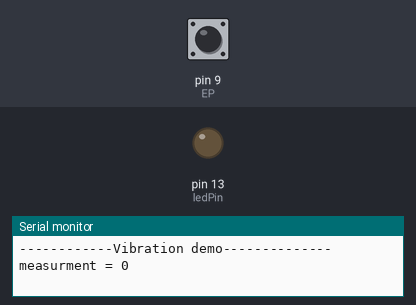
Simulated run of this sketch. Board: Arduino Uno, built with avr-gcc and run on an emulated ATmega328P. On the bench: output pins drawn as LEDs (lit = HIGH), the last lines printed to the serial monitor. The inputs (shaded band) are chosen by the test bench; at power-on: pin 9 (EP) LOW.

Above: at 1.2 s.
1.3 s: pin 9 (EP) pulsed HIGH 2 times (0.12 s each, 0.3 s apart)
At 2.4 s:
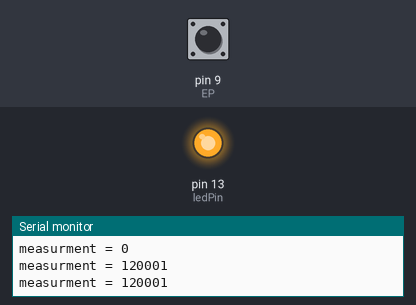
Timing chart, 0 to 4.3 s (numbered marks = the images above; inputs shaded):
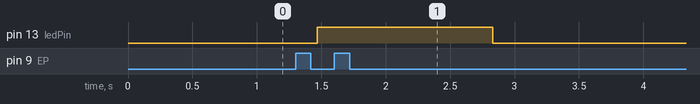

Measured:
- after the input at 1.3 s, pin 13 (ledPin): LOW → HIGH after 0.17 s, → LOW 1.4 s later

The sketch:

Vibration_led.ino
```cpp
int ledPin = 13;
int EP =9;

void setup(){
  pinMode(ledPin, OUTPUT);
  pinMode(EP, INPUT);
  Serial.begin(9600);
  Serial.println("------------Vibration demo--------------");
}
void loop(){
  long measurement =TP_init();
  delay(50);
  Serial.print("measurment = ");
  Serial.println(measurement);
  if (measurement > 1000){
    digitalWrite(ledPin, HIGH);
  }
  else{
    digitalWrite(ledPin, LOW);
  }
}

long TP_init(){
  delay(10);
  long measurement=pulseIn (EP, HIGH);
  return measurement;
}
```
